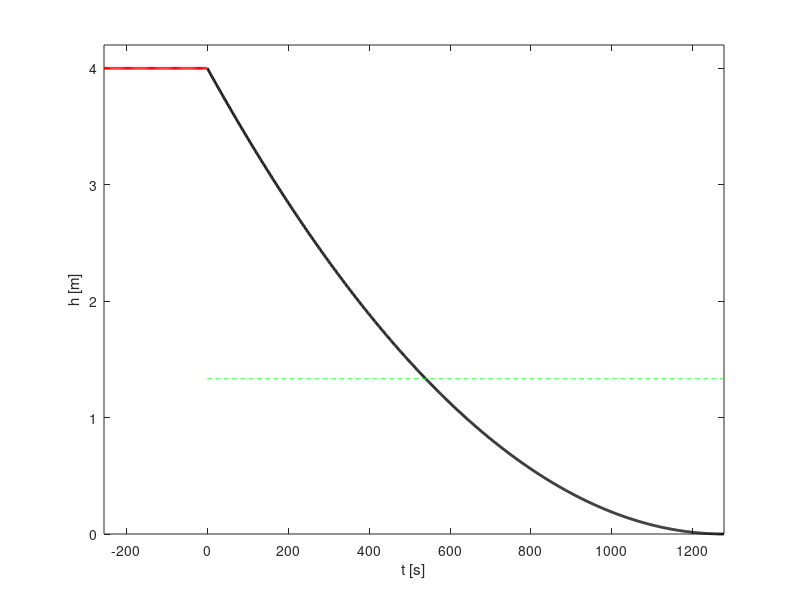

MATLAB code to generate this figure:
%% clear up variables
clear all;
close all;
clc;

%% define input parameters
g = 9.81;  %gravitational acceleration [m/2^s]

%surface area [m^2]
S = 1.0;

%water density [kg/m^3]
rho = 1000;

%loss coefficient [Pa s^2 / kg^2]
Cl = 1000;

% initial water level [m]
h0 = 4;

%% calculated parameters

alpha = -sqrt(g/S^2/rho/Cl);
Cl_prime = sqrt(h0);

t_e = -2*sqrt(h0)/alpha;

%% solutions

t_past = linspace(-0.2*t_e,0);

t0 = 0;
t1 = t_e;
t = linspace(t0,t1,1001);

h = alpha^2*t.^2/4 + alpha*t*sqrt(h0) + h0;
h_ave = (alpha^2 *t_e^3/12 + alpha*sqrt(h0)*t_e^2/2 + h0*t_e) / (t_e-t0);
disp({'the numerically computed average height of the water is:', mean(h)})
disp({'the analytically computed average height of the water is:', mean(h_ave)})

%% visualisation
plot(t,h,'-k','LineWidth',2)
hold on
plot(t_past,t_past*0+h0,'-r','LineWidth',2)
plot(t,t*0+h_ave, '--g')
xlim([-0.2*t_e,t_e])
ylim([0,1.05*h0])
xlabel('t [s]')
ylabel('h [m]')
